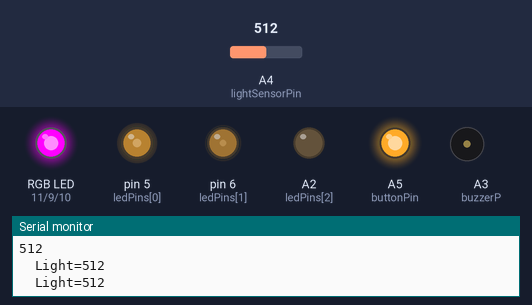
A sketch run on a simulated Arduino Uno, built with avr-gcc and run on an emulated ATmega328P. Shown: an RGB LED mixed from three pins (HIGH = lit), output pins drawn as LEDs (lit = HIGH), buzzer (waves = sounding), the last lines printed to the serial monitor. Inputs (shaded band) come from the test bench; at power-on: A4 (lightSensorPin) = 512. Random numbers use the default seed unless the sketch sets one.

Above: at 2.62 s.
2.8 s: A4 (lightSensorPin) set to 371
At 4.2 s:
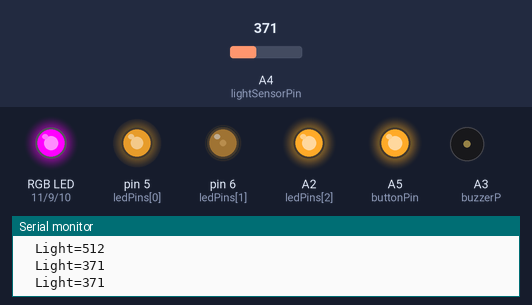
5.8 s: A4 (lightSensorPin) set to 348
At 7.3 s:
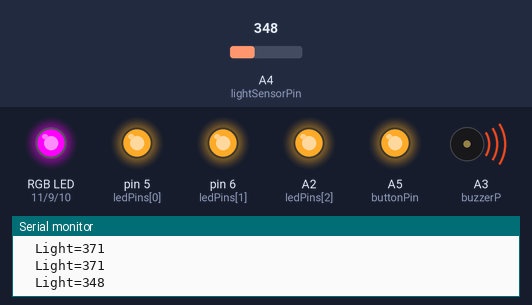
At 14.51 s:
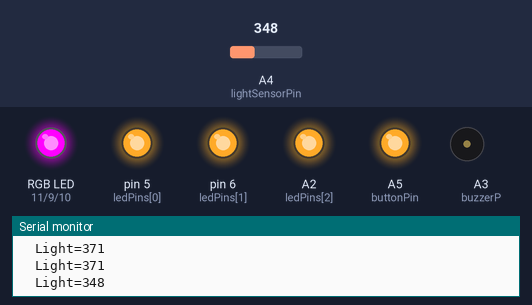
Timing chart, 0 to 17.5 s (numbered marks = the images above; inputs shaded):
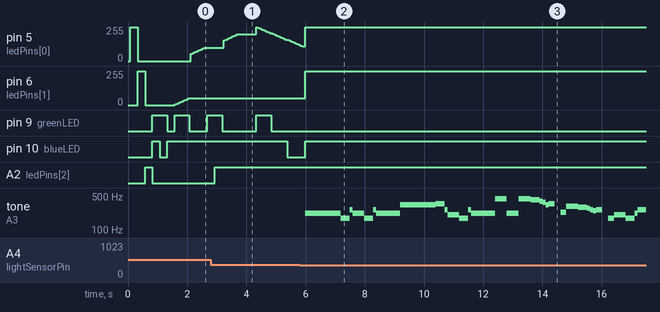

The sketch:

lilypad_protosnap_skirt_code_DarkSide.ino
```cpp
#include "pitchesVader.h"
/* ProtoSnap Skirt Code
  by: Caroline D Hardin
  date: 1/1/2016
  license: Creative Commons Attribution-Share-alike v3.0 CC BY-SA 3.0
  http://creativecommons.org/licenses/by-sa/3.0/

  During testing there are 3 values you can adjust to make it easier on you:
  howBrightTheLights, darknessThreshold, BPM

*/

/* Pin Definitions */
// LEDs: white LEDs are connected to 5, 6, A2
  // note that A2 as a LilyPad Arduino analog pin won't fade, it can only do on or off
int ledPins[] = {5,6,A2};
int redLED = 11;
int blueLED = 10;
int greenLED = 9;
int colorLEDpins[] = {redLED, blueLED, greenLED};
int ledCount = sizeof(ledPins)/sizeof(int); //currently is 3

//MUSIC pins
int buzzerP = A3;
#define BPM 150   // Higher is faster. Imperial March plays at 150

//LIGHT SENSOR
int lightSensorPin = A4;
int howBrightTheLights = 255; //set to lower while testing, 255 while showing
int lightLevel;
int ambientLight;
float darknessThreshold = .7; //it's dark if it's 70% of ambient. Set lower for less sensitivity, higher for more
int twinklePin = 0; //Which pin in the LED array is currently twinkling
int brightness = 0;    // how bright the LED is
int fadeAmount = 5;    // how many points to fade the LED by

int buttonPin = A5;

void setup()
{
  Serial.begin(9600);  // We'll output some information over serial for testing

  //Send power to the button pin. It'll connect to the buzzer when pressed
  pinMode(buttonPin, OUTPUT);
  digitalWrite(buttonPin, HIGH);

  //initialize the light sensor
  pinMode(lightSensorPin, INPUT);

  //find ambient light level by taking 50 samples and getting the average
  int totalLightSample = 0;
  for (int i=0; i<50; i++){
    totalLightSample = totalLightSample + analogRead(lightSensorPin);
  }
  ambientLight = totalLightSample / 50;
  Serial.println(ambientLight);

  //initialize the buzzer
  pinMode(buzzerP, OUTPUT);

  //test the buzzer
  for(int r=0;r<3;r++)
  {
    for(int c=1000;c>340;c--)
    {
      tone(buzzerP, c);
    }
    for(int d=340;d<1000;d++)
    {
      tone(buzzerP, d);
    }
  }

  //turn off the buzzer
  noTone(buzzerP);


  //STARTUP LED SEQUENCE
  for(int i=0; i<ledCount; i++)    	  // blink the white LEDs (first 3 LEDs in ledPins array)
  {
    pinMode(ledPins[i], OUTPUT); // set pin as output
    digitalWrite(ledPins[i], HIGH); // turn LED on
    delay(250);                	 // wait for a quarter second
    digitalWrite(ledPins[i], LOW); // turn LED off
  }

    //RGB needs to be set as output
    pinMode(redLED, OUTPUT);   // set the pin as an output
    pinMode(blueLED, OUTPUT);   // set the pin as an output
    pinMode(greenLED, OUTPUT);   // set the pin as an output

    //RGB needs to be set HIGH to turn it off
    digitalWrite(redLED, HIGH); // turn the RGB LED off
    digitalWrite(blueLED, HIGH); // turn the RGB LED off
    digitalWrite(greenLED, HIGH); // turn the RGB LED off

    digitalWrite(redLED, LOW); // turn RGB LED on
    delay(250);  // wait a quarter second
    digitalWrite(redLED, HIGH); // turn the RGB LED off

    digitalWrite(blueLED, LOW); // turn RGB LED on
    delay(250);  // wait a quarter second
    digitalWrite(blueLED, HIGH); // turn the RGB LED off

    digitalWrite(greenLED, LOW); // turn RGB LED on
    delay(250);  // wait a quarter second
    digitalWrite(greenLED, HIGH); // turn the RGB LED off

}

void loop()
{
  //check the light levels
  lightLevel = analogRead(lightSensorPin);
  Serial.print("  Light=");
  Serial.println(lightLevel);

    //if it's darker than the threshold
    if(lightLevel < (ambientLight * darknessThreshold)){

      //turn on all leds
      for(int i=0;i<ledCount;i++)
      {
        digitalWrite(ledPins[i], HIGH);
      }

     //play the Imperial March
     playSong();

     //turn the leds off
      for(int i=0;i<ledCount;i++)
      {
        digitalWrite(ledPins[i], LOW);
      }


    }
    else{
    //twinkle while you wait

      //pick a random led to affect
      twinklePin = rand()%ledCount;

     //for 10 times adjust the light level
      for (int j=0; j< 10; j++){

        //set the brightness
        brightness = brightness + fadeAmount;
        if (brightness == 0 || brightness == howBrightTheLights) {
          fadeAmount = -fadeAmount ;
        }

        //twinkle!
        analogWrite(ledPins[twinklePin], brightness);
        delay(50);

      }

      //randomly turn on one of the RGB colors
      twinklePin = rand()%ledCount;
      digitalWrite(colorLEDpins[twinklePin], LOW);

      delay(50);

      //randomly turn off one of the colors
      twinklePin = rand()%ledCount;
      digitalWrite(colorLEDpins[twinklePin], HIGH);
    }

 }

void playSong(){
 //tone(pin, note, duration)
    tone(buzzerP,LA3,Q);
    delay(1+Q); //delay duration should always be 1 ms more than the note in order to separate them.
    tone(buzzerP,LA3,Q);
    delay(1+Q);
    tone(buzzerP,LA3,Q);
    delay(1+Q);
    tone(buzzerP,F3,E+S);
    delay(1+E+S);
    tone(buzzerP,C4,S);
    delay(1+S);

    tone(buzzerP,LA3,Q);
    delay(1+Q);
    tone(buzzerP,F3,E+S);
    delay(1+E+S);
    tone(buzzerP,C4,S);
    delay(1+S);
    tone(buzzerP,LA3,H);
    delay(1+H);

    tone(buzzerP,E4,Q);
    delay(1+Q);
    tone(buzzerP,E4,Q);
    delay(1+Q);
    tone(buzzerP,E4,Q);
    delay(1+Q);
    tone(buzzerP,F4,E+S);
    delay(1+E+S);
    tone(buzzerP,C4,S);
    delay(1+S);

    tone(buzzerP,Ab3,Q);
    delay(1+Q);
    tone(buzzerP,F3,E+S);
    delay(1+E+S);
    tone(buzzerP,C4,S);
    delay(1+S);
    tone(buzzerP,LA3,H);
    delay(1+H);

    tone(buzzerP,LA4,Q);
    delay(1+Q);
    tone(buzzerP,LA3,E+S);
    delay(1+E+S);
    tone(buzzerP,LA3,S);
    delay(1+S);
    tone(buzzerP,LA4,Q);
    delay(1+Q);
    tone(buzzerP,Ab4,E+S);
    delay(1+E+S);
    tone(buzzerP,G4,S);
    delay(1+S);

    tone(buzzerP,Gb4,S);
    delay(1+S);
    tone(buzzerP,E4,S);
    delay(1+S);
    tone(buzzerP,F4,E);
    delay(1+E);
    delay(1+E);//PAUSE
    tone(buzzerP,Bb3,E);
    delay(1+E);
    tone(buzzerP,Eb4,Q);
    delay(1+Q);
    tone(buzzerP,D4,E+S);
    delay(1+E+S);
    tone(buzzerP,Db4,S);
    delay(1+S);

    tone(buzzerP,C4,S);
    delay(1+S);
    tone(buzzerP,B3,S);
    delay(1+S);
    tone(buzzerP,C4,E);
    delay(1+E);
    delay(1+E);//PAUSE QUASI FINE RIGA
    tone(buzzerP,F3,E);
    delay(1+E);
    tone(buzzerP,Ab3,Q);
    delay(1+Q);
    tone(buzzerP,F3,E+S);
    delay(1+E+S);
    tone(buzzerP,LA3,S);
    delay(1+S);

    tone(buzzerP,C4,Q);
    delay(1+Q);
     tone(buzzerP,LA3,E+S);
    delay(1+E+S);
    tone(buzzerP,C4,S);
    delay(1+S);
    tone(buzzerP,E4,H);
    delay(1+H);

     tone(buzzerP,LA4,Q);
    delay(1+Q);
    tone(buzzerP,LA3,E+S);
    delay(1+E+S);
    tone(buzzerP,LA3,S);
    delay(1+S);
    tone(buzzerP,LA4,Q);
    delay(1+Q);
    tone(buzzerP,Ab4,E+S);
    delay(1+E+S);
    tone(buzzerP,G4,S);
    delay(1+S);

    tone(buzzerP,Gb4,S);
    delay(1+S);
    tone(buzzerP,E4,S);
    delay(1+S);
    tone(buzzerP,F4,E);
    delay(1+E);
    delay(1+E);//PAUSE
    tone(buzzerP,Bb3,E);
    delay(1+E);
    tone(buzzerP,Eb4,Q);
    delay(1+Q);
    tone(buzzerP,D4,E+S);
    delay(1+E+S);
    tone(buzzerP,Db4,S);
    delay(1+S);

    tone(buzzerP,C4,S);
    delay(1+S);
    tone(buzzerP,B3,S);
    delay(1+S);
    tone(buzzerP,C4,E);
    delay(1+E);
    delay(1+E);//PAUSE QUASI FINE RIGA
    tone(buzzerP,F3,E);
    delay(1+E);
    tone(buzzerP,Ab3,Q);
    delay(1+Q);
    tone(buzzerP,F3,E+S);
    delay(1+E+S);
    tone(buzzerP,C4,S);
    delay(1+S);

    tone(buzzerP,LA3,Q);
    delay(1+Q);
     tone(buzzerP,F3,E+S);
    delay(1+E+S);
    tone(buzzerP,C4,S);
    delay(1+S);
    tone(buzzerP,LA3,H);
    delay(1+H);

    delay(2*H);

    noTone(buzzerP);

 }
```

pitchesVader.h
```cpp
// NB: ALL NOTES DEFINED WITH STANDARD ENGLISH NAMES, EXCEPT FROM "A"
//THAT IS CALLED WITH THE ITALIAN NAME "LA" BECAUSE A0,A1...ARE THE ANALOG PINS ON ARDUINO.
// (Ab IS CALLED Ab AND NOT LAb)
#define	C0 16.35
#define	Db0	17.32
#define	D0	18.35
#define	Eb0	19.45
#define	E0	20.60
#define	F0	21.83
#define	Gb0	23.12
#define	G0	24.50
#define	Ab0	25.96
#define	LA0	27.50
#define	Bb0	29.14
#define	B0	30.87
#define	C1	32.70
#define	Db1	34.65
#define	D1	36.71
#define	Eb1	38.89
#define	E1	41.20
#define	F1	43.65
#define	Gb1	46.25
#define	G1	49.00
#define	Ab1	51.91
#define	LA1	55.00
#define	Bb1	58.27
#define	B1	61.74
#define	C2	65.41
#define	Db2	69.30
#define	D2	73.42
#define	Eb2	77.78
#define	E2	82.41
#define	F2	87.31
#define	Gb2	92.50
#define	G2	98.00
#define	Ab2	103.83
#define	LA2	110.00
#define	Bb2	116.54
#define	B2	123.47
#define	C3	130.81
#define	Db3	138.59
#define	D3	146.83
#define	Eb3	155.56
#define	E3	164.81
#define	F3	174.61
#define	Gb3	185.00
#define	G3	196.00
#define	Ab3	207.65
#define	LA3	220.00
#define	Bb3	233.08
#define	B3	246.94
#define	C4	261.63
#define	Db4	277.18
#define	D4	293.66
#define	Eb4	311.13
#define	E4	329.63
#define	F4	349.23
#define	Gb4	369.99
#define	G4	392.00
#define	Ab4	415.30
#define	LA4	440.00
#define	Bb4	466.16
#define	B4	493.88
#define	C5	523.25
#define	Db5	554.37
#define	D5	587.33
#define	Eb5	622.25
#define	E5	659.26
#define	F5	698.46
#define	Gb5	739.99
#define	G5	783.99
#define	Ab5	830.61
#define	LA5	880.00
#define	Bb5	932.33
#define	B5	987.77
#define	C6	1046.50
#define	Db6	1108.73
#define	D6	1174.66
#define	Eb6	1244.51
#define	E6	1318.51
#define	F6	1396.91
#define	Gb6	1479.98
#define	G6	1567.98
#define	Ab6	1661.22
#define	LA6	1760.00
#define	Bb6	1864.66
#define	B6	1975.53
#define	C7	2093.00
#define	Db7	2217.46
#define	D7	2349.32
#define	Eb7	2489.02
#define	E7	2637.02
#define	F7	2793.83
#define	Gb7	2959.96
#define	G7	3135.96
#define	Ab7	3322.44
#define	LA7	3520.01
#define	Bb7	3729.31
#define	B7	3951.07
#define	C8	4186.01
#define	Db8	4434.92
#define	D8	4698.64
#define	Eb8	4978.03
// DURATION OF THE NOTES

#define H 2*Q //half 2/4
#define Q 60000/BPM //quarter 1/4
#define E Q/2   //eighth 1/8
#define S Q/4 // sixteenth 1/16
#define W 4*Q // whole 4/4
```

Measured:
- the behaviour switches between 359 and 358 on A4 (lightSensorPin) (found by bisection; images 1 and 2)
- after the input at 5.8 s, tone on A3 (buzzerP): plays 220 Hz for 1.2 s, 174 Hz for 0.30 s, 261 Hz for 0.10 s, 220 Hz for 0.40 s, 174 Hz for 0.30 s, 261 Hz for 0.10 s … (34 notes in this stretch), starting after 0.18 s
